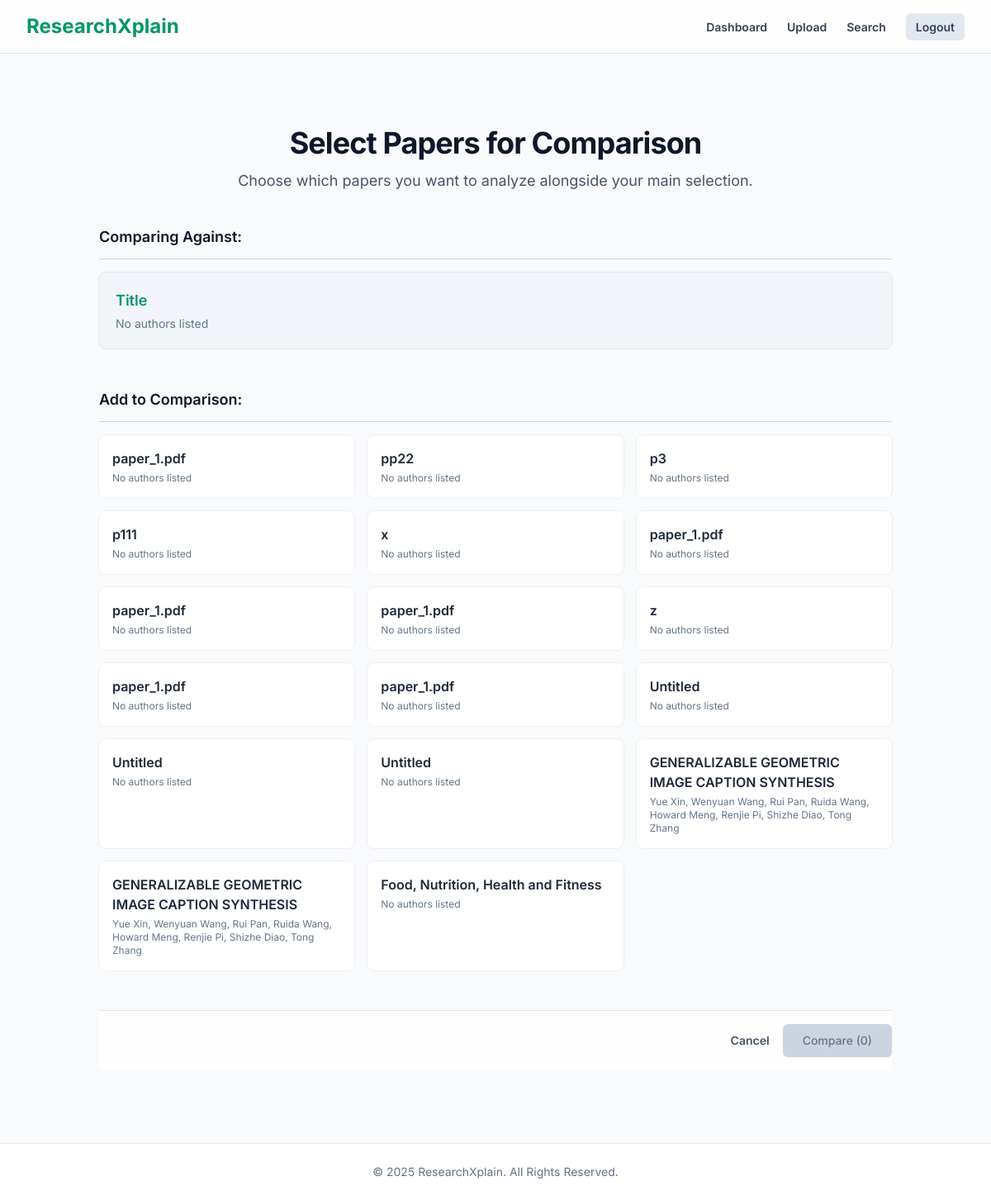
The app's page /paper/1/select-compare/ (signed in) with its own data.
### app/models.py (models this page shows, shortened)
class ResearchPaper(models.Model):
    user = models.ForeignKey(User, on_delete=models.CASCADE, related_name="papers")
    title = models.CharField(max_length=500)
    authors = models.TextField(blank=True, null=True)
    abstract = models.TextField(blank=True, null=True)
    pdf_file = models.FileField(upload_to="papers/")
    extracted_text = models.TextField(blank=True, null=True)
    metadata_json = models.JSONField(blank=True, null=True)  # raw parsed metadata
    uploaded_at = models.DateTimeField(auto_now_add=True)

### app/views.py (the view)
# urls.py: path("paper/<int:paper_id>/select-compare/", views.select_comparison_papers_view, name="select_comparison_papers"),
@login_required
def select_comparison_papers_view(request, paper_id):
    main_paper = get_object_or_404(ResearchPaper, id=paper_id, user=request.user)
    other_papers = ResearchPaper.objects.filter(user=request.user).exclude(id=paper_id)
    context = {
        'main_paper': main_paper,
        'other_papers': other_papers,
    }
    return render(request, 'select_comparison.html', context)

### templates/select_comparison.html (shortened to what this page needs)
{% extends 'base.html' %}
{% block content %}
<div class="max-w-5xl mx-auto py-12 px-4 sm:px-6 lg:px-8">
    <form action="{% url 'compare_papers' main_paper.id %}" method="GET">
        <div class="mb-10 text-center">
            <h1 class="text-3xl font-bold tracking-tight text-slate-900 dark:text-slate-100 sm:text-4xl">Select Papers for Comparison</h1>
            <p class="mt-3 text-lg text-slate-600 dark:text-slate-400">Choose which papers you want to analyze alongside your main selection.</p>
        </div>
        <div class="space-y-12">
            <div>
                <h2 class="text-lg font-semibold text-slate-900 dark:text-slate-100 border-b border-slate-300 dark:border-slate-700 pb-3">Comparing Against:</h2>
                <div class="mt-4 bg-slate-100 dark:bg-slate-800/50 rounded-lg p-5 ring-1 ring-slate-200 dark:ring-slate-700">
                    <h3 class="text-lg font-semibold text-emerald-600 dark:text-emerald-500">{{ main_paper.title }}</h3>
                    <p class="mt-1 text-sm text-slate-500 dark:text-slate-400">{{ main_paper.authors|default:"No authors listed" }}</p>
                </div>
            </div>
            <div>
                <h2 class="text-lg font-semibold text-slate-900 dark:text-slate-100 border-b border-slate-300 dark:border-slate-700 pb-3">Add to Comparison:</h2>
                {% if other_papers %}
                <div id="paper-list" class="mt-4 grid grid-cols-1 sm:grid-cols-2 lg:grid-cols-3 gap-4">
                    {% for paper in other_papers %}
                    <label for="paper_{{ paper.id }}" class="group relative cursor-pointer">
                        <div class="bg-white dark:bg-slate-900/70 p-4 rounded-lg ring-1 ring-slate-900/5 dark:ring-white/10 h-full
                                    transition-all duration-200 ease-in-out
                                    peer-checked:ring-2 peer-checked:ring-emerald-500 peer-checked:bg-emerald-50 dark:peer-checked:bg-emerald-900/30">
                            <h3 class="font-semibold text-slate-800 dark:text-slate-200 peer-checked:text-emerald-800 dark:peer-checked:text-emerald-400">{{ paper.title }}</h3>
                            <p class="mt-1 text-xs text-slate-500 dark:text-slate-400">{{ paper.authors|default:"No authors listed" }}</p>
                        </div>
                    </label>
                    {% endfor %}
                </div>
                {% endif %}
            </div>
        </div>
        <div class="sticky bottom-0 w-full bg-white/80 dark:bg-slate-900/80 backdrop-blur-sm mt-12 py-4 border-t border-slate-200 dark:border-slate-800">
            <div class="max-w-5xl mx-auto flex items-center justify-end gap-x-4">
                <a href="{% url 'paper_detail' main_paper.id %}" class="text-sm font-semibold text-slate-600 dark:text-slate-300 hover:text-slate-800 dark:hover:text-slate-100">Cancel</a>
                <button type="submit" id="compare-button" disabled
                        class="inline-flex items-center justify-center rounded-md text-sm font-medium transition-colors bg-emerald-600 text-white hover:bg-emerald-700 h-10 py-2 px-6 shadow-sm hover:shadow-md
                               disabled:bg-slate-300 dark:disabled:bg-slate-700 disabled:text-slate-500 dark:disabled:text-slate-400 disabled:cursor-not-allowed">
                </button>
            </div>
        </div>
    </form>
</div>
{% endblock %}

### templates/base.html (style rules this page uses)
body { font-family: 'Inter', sans-serif; -webkit-font-smoothing: antialiased; -moz-osx-font-smoothing: grayscale; }
body, header, main, footer { transition: background-color 0.3s ease-in-out, color 0.3s ease-in-out; }

### records on screen
ResearchPaper: title "Title", authors "No authors listed"
ResearchPaper: title "paper_1.pdf", authors "No authors listed"
ResearchPaper: title "pp22", authors "No authors listed"
ResearchPaper: title "p3", authors "No authors listed"
ResearchPaper: title "p111", authors "No authors listed"
ResearchPaper: title "x", authors "No authors listed"
ResearchPaper: title "paper_1.pdf", authors "No authors listed"
ResearchPaper: title "paper_1.pdf", authors "No authors listed"
ResearchPaper: title "paper_1.pdf", authors "No authors listed"
ResearchPaper: title "z", authors "No authors listed"
ResearchPaper: title "paper_1.pdf", authors "No authors listed"
ResearchPaper: title "paper_1.pdf", authors "No authors listed"
ResearchPaper: title "Untitled", authors "No authors listed"
ResearchPaper: title "Untitled", authors "No authors listed"
ResearchPaper: title "Untitled", authors "No authors listed"
ResearchPaper: title "GENERALIZABLE GEOMETRIC IMAGE CAPTION SYNTHESIS", authors "Yue Xin, Wenyuan Wang, Rui Pan, Ruida Wang, Howard Meng, Renjie Pi, Shizhe Diao, Tong Zhang"
ResearchPaper: title "GENERALIZABLE GEOMETRIC IMAGE CAPTION SYNTHESIS", authors "Yue Xin, Wenyuan Wang, Rui Pan, Ruida Wang, Howard Meng, Renjie Pi, Shizhe Diao, Tong Zhang"
ResearchPaper: title "Food, Nutrition, Health and Fitness", authors "No authors listed"
